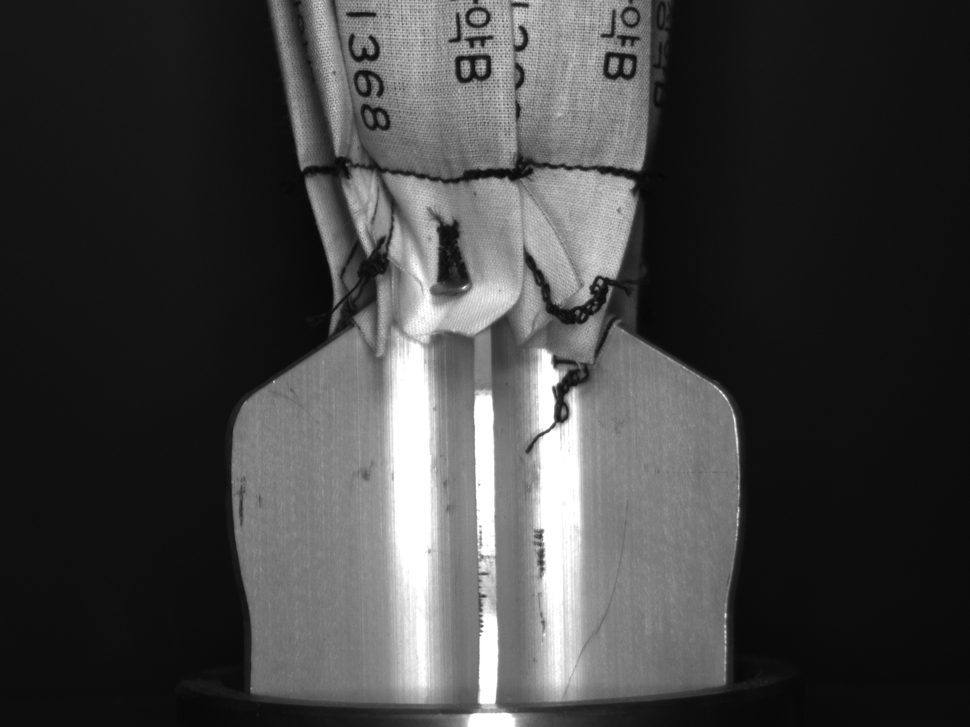
#> input picture infer/Wing/101201_01.bmp, 970 x 727 px, shrunk from 1280 x 960 before the run, found by its file name
$ python test.py
#> lines starting #> are read from the running program, lines starting #| are printed output that depends on the picture
from PIL import Image

# 24비트 BMP 이미지를 엽니다.
input_image = Image.open('infer/Wing/101201_01.bmp')
#> input_image is the input picture: PIL image 970x727 L; min 7, max 255, mean 66.3
# input_image = Image.open('infer/Wing/104545_01.bmp')
# input_image = Image.open('infer/Wing/132344_01.bmp')

# 이미지를 16색 비트맵 형식으로 변환합니다.
# dither 매개변수를 사용하여 색상 감지를 활성화합니다.
# output_image = input_image.convert("P", palette=Image.ADAPTIVE, colors=10,dither=1)
quantized_image = input_image.quantize(colors=8)
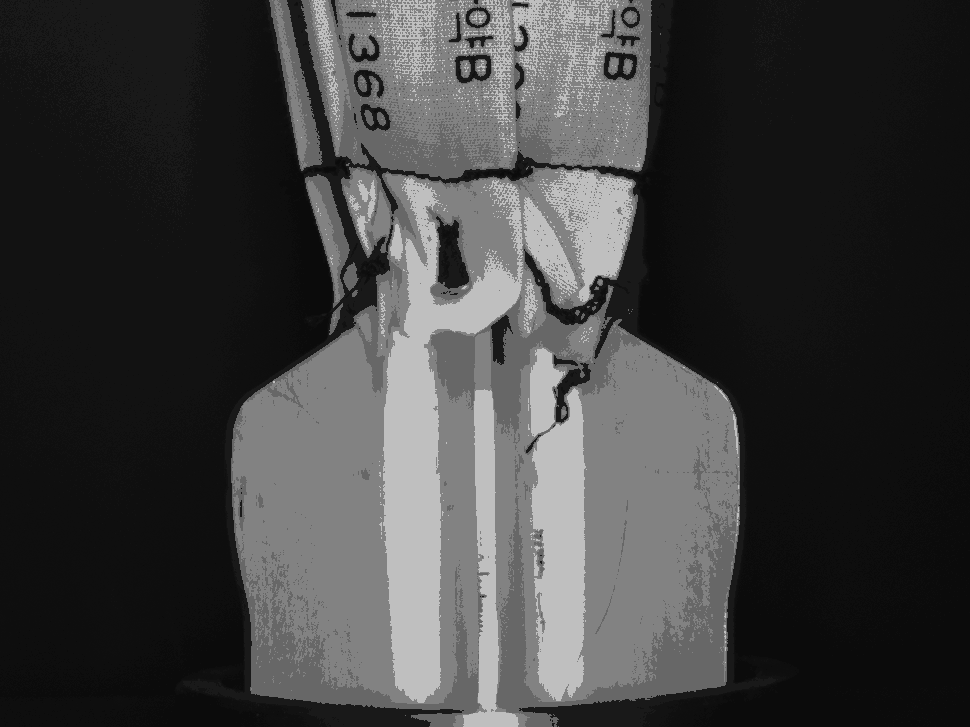
#> quantized_image: PIL image 970x727 P; min 11, max 191, mean 63.6
# 16색 비트맵 이미지를 저장합니다.
quantized_image.save("101201_01.bmp")

print("이미지 변환이 완료되었습니다.")

# import cv2
# import numpy as np

# # 이미지 로드
# # image = cv2.imread('infer/Wing/101201_01.bmp')
# # image = cv2.imread('infer/Wing/104545_01.bmp')
# image = cv2.imread('infer/Wing/132344_01.bmp')

# # 이미지 양자화
# quantized_image = cv2.convertScaleAbs((image // 80) * 75)

# # 결과 이미지 저장
# cv2.imwrite('132344_01.bmp', quantized_image)

$ run again, with infer/Wing/104545_01.bmp copied over infer/Wing/101201_01.bmp
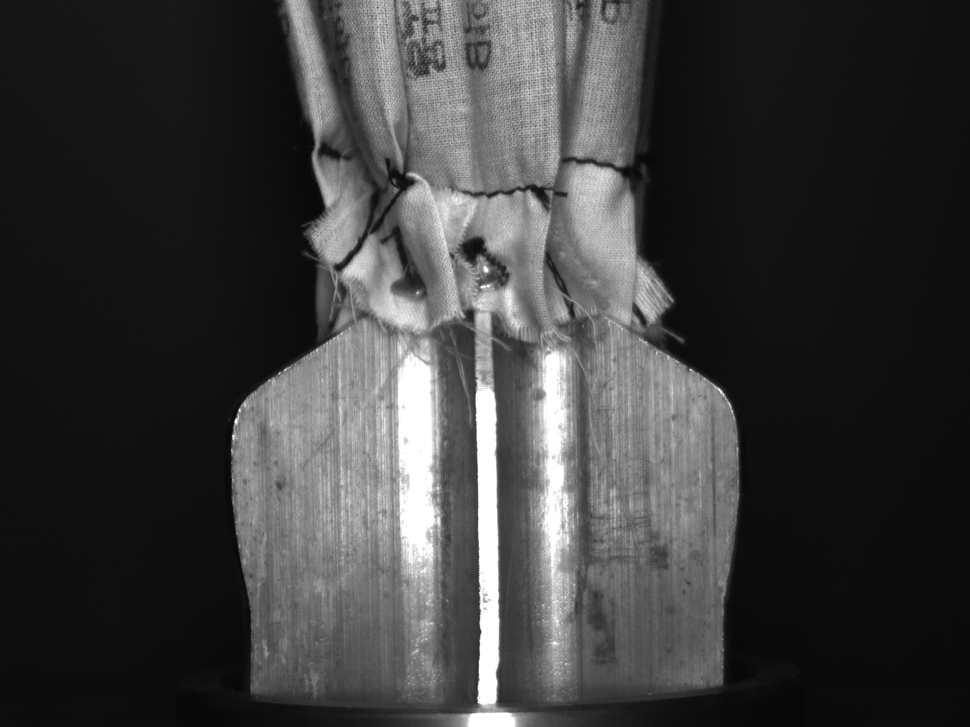
#> input picture infer/Wing/104545_01.bmp, 970 x 727 px, shrunk from 1280 x 960 before the run, found by its file name
#> input_image is the input picture: PIL image 970x727 L; min 6, max 255, mean 61.3
#> `quantized_image = input_image.quantize(colors=8)`:
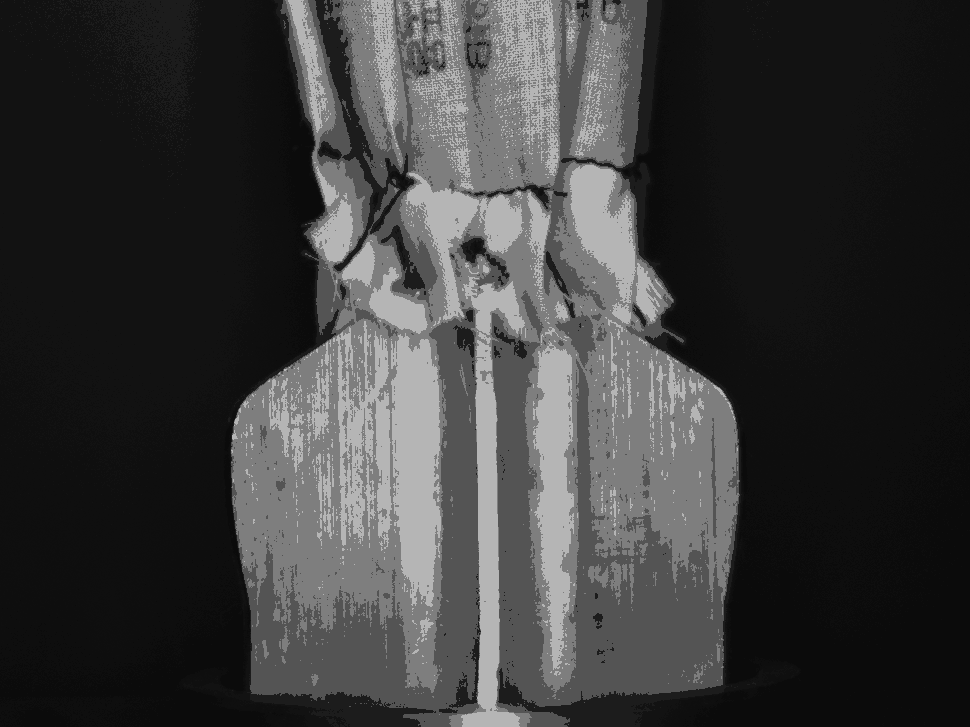
#> quantized_image: PIL image 970x727 P; min 11, max 181, mean 59.3

$ run again, with infer/Wing/132344_01.png saved as infer/Wing/101201_01.bmp
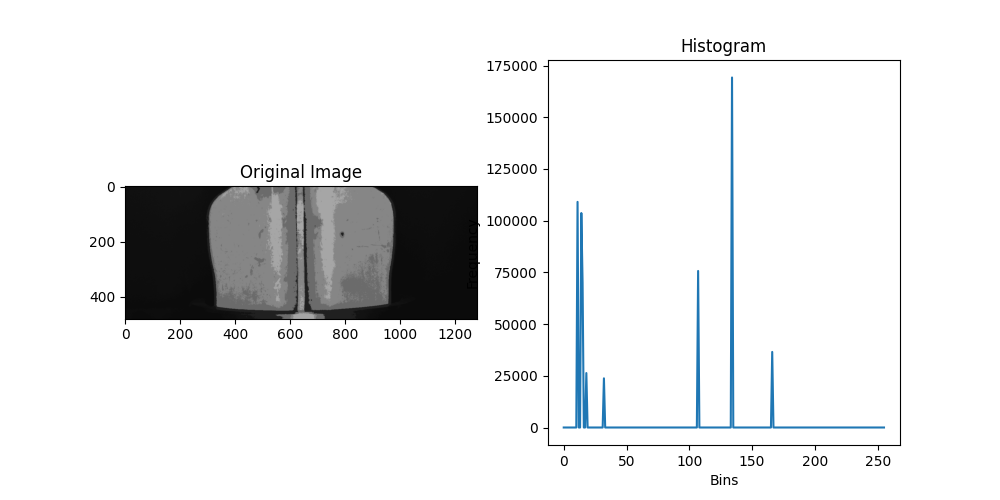
#> input picture infer/Wing/132344_01.png, 1000 x 500 px, found by its file name
#> input_image is the input picture: PIL image 1000x500 RGB; mean R, G, B 232.6, 233.4, 233.9
#> `quantized_image = input_image.quantize(colors=8)`:
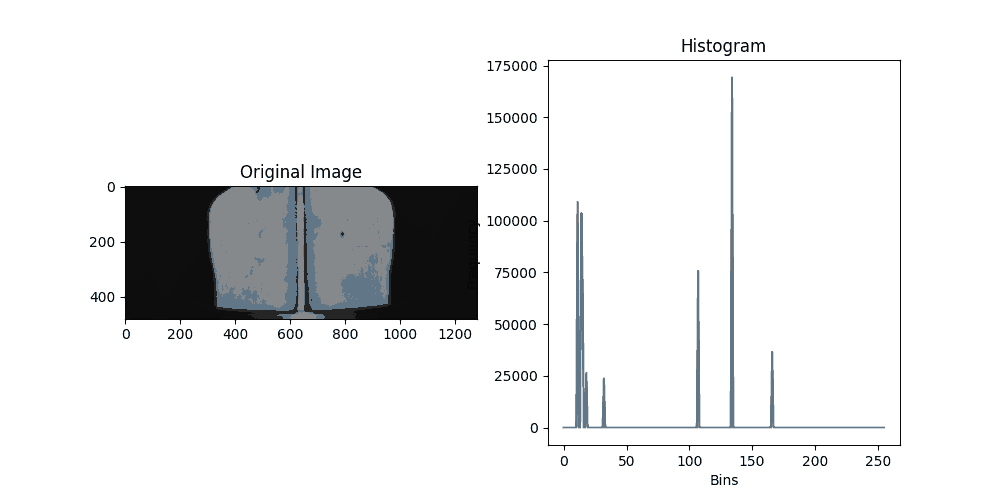
#> quantized_image: PIL image 1000x500 P; mean R, G, B 233.1, 233.7, 234.1
